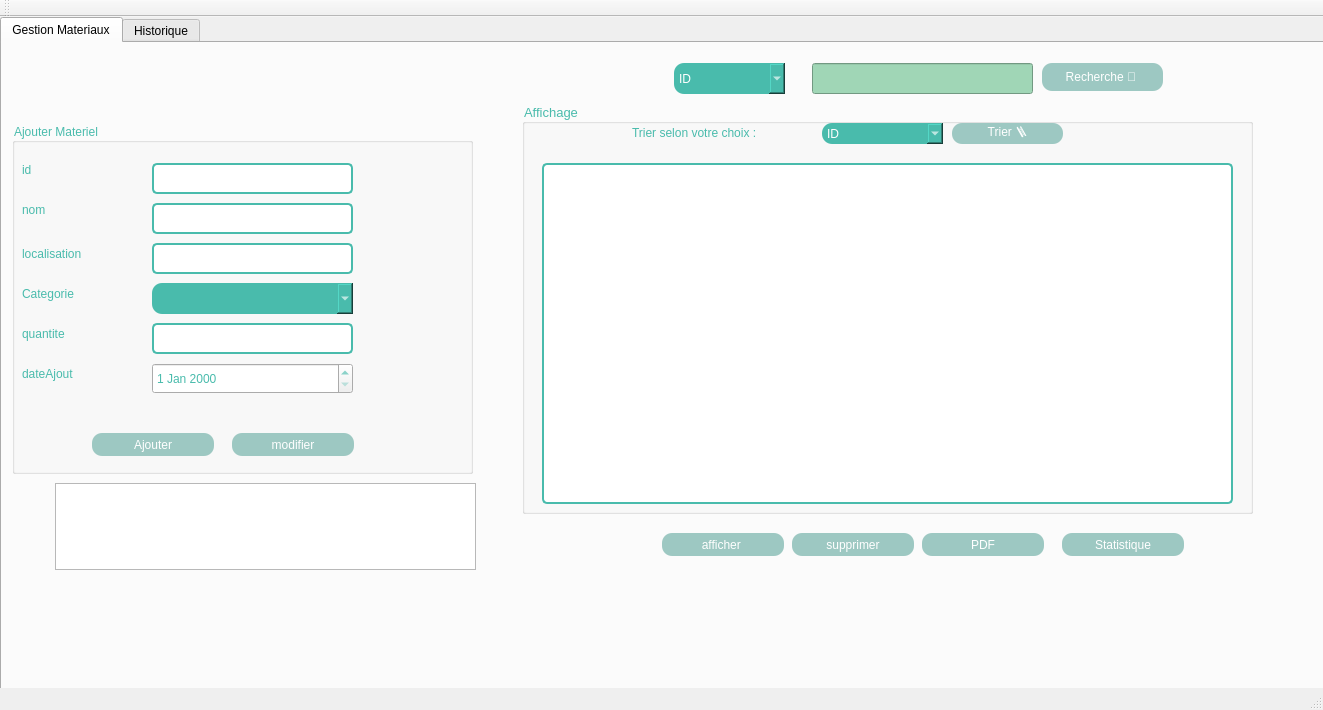
<?xml version="1.0" encoding="UTF-8"?>
<ui version="4.0">
 <class>MainWindow</class>
 <widget class="QMainWindow" name="MainWindow">
  <property name="geometry">
   <rect>
    <x>0</x>
    <y>0</y>
    <width>1323</width>
    <height>710</height>
   </rect>
  </property>
  <property name="windowTitle">
   <string>Gestion des Clients</string>
  </property>
  <property name="styleSheet">
   <string notr="true">MainWindow{
background-color: rgb(189, 189, 189);
}</string>
  </property>
  <widget class="QWidget" name="centralWidget">
   <widget class="QLabel" name="label_44">
    <property name="geometry">
     <rect>
      <x>-10</x>
      <y>0</y>
      <width>1331</width>
      <height>651</height>
     </rect>
    </property>
    <property name="text">
     <string/>
    </property>
    <property name="pixmap">
     <pixmap>../../../../432900212_289928807330898_532122955177928870_n.png</pixmap>
    </property>
    <property name="scaledContents">
     <bool>true</bool>
    </property>
   </widget>
   <widget class="QTabWidget" name="tabWidget">
    <property name="geometry">
     <rect>
      <x>0</x>
      <y>0</y>
      <width>1371</width>
      <height>821</height>
     </rect>
    </property>
    <property name="currentIndex">
     <number>0</number>
    </property>
    <widget class="QWidget" name="tab">
     <attribute name="title">
      <string>Gestion Materiaux</string>
     </attribute>
     <widget class="QPushButton" name="PDF">
      <property name="geometry">
       <rect>
        <x>920</x>
        <y>490</y>
        <width>122</width>
        <height>23</height>
       </rect>
      </property>
      <property name="styleSheet">
       <string notr="true">
QPushButton
{
border:none;
color:white;
background-color:#9dc8c2;
	
	font: 75 11pt &quot;Arial&quot;;
border-radius:10px;

}
QPushButton:Hover
{
background-color:gray;
border_radius:30px;
border-botom:2px solid gray
}
QPushButton:pressed
{
background-color:#8A8A8A;
}

</string>
      </property>
      <property name="text">
       <string>PDF</string>
      </property>
     </widget>
     <widget class="QPushButton" name="statistique">
      <property name="geometry">
       <rect>
        <x>1060</x>
        <y>490</y>
        <width>122</width>
        <height>23</height>
       </rect>
      </property>
      <property name="styleSheet">
       <string notr="true">
QPushButton
{
border:none;
color:white;
background-color:#9dc8c2;
	
	font: 75 11pt &quot;Arial&quot;;
border-radius:10px;

}
QPushButton:Hover
{
background-color:gray;
border_radius:30px;
border-botom:2px solid gray
}
QPushButton:pressed
{
background-color:#8A8A8A;
}

</string>
      </property>
      <property name="text">
       <string>Statistique</string>
      </property>
     </widget>
     <widget class="QGroupBox" name="ajouter_p">
      <property name="geometry">
       <rect>
        <x>520</x>
        <y>60</y>
        <width>731</width>
        <height>411</height>
       </rect>
      </property>
      <property name="font">
       <font>
        <family>MS Shell Dlg 2</family>
        <pointsize>10</pointsize>
        <weight>9</weight>
        <italic>false</italic>
        <bold>false</bold>
       </font>
      </property>
      <property name="styleSheet">
       <string notr="true">
color: rgb(73, 187, 172);
font: 75 10pt &quot;MS Shell Dlg 2&quot;;</string>
      </property>
      <property name="title">
       <string>Affichage</string>
      </property>
      <widget class="QTableView" name="tableView">
       <property name="geometry">
        <rect>
         <x>20</x>
         <y>60</y>
         <width>691</width>
         <height>341</height>
        </rect>
       </property>
       <property name="styleSheet">
        <string notr="true">          QTableView {
                border: 2px solid #49BBAC;
                border-radius: 5px;
                background-color: #FFFFFF;
                font: 10pt &quot;Arial&quot;;
                color: black;
                selection-background-color: #49BBAC;
            }

            QTableView:focus {
                border-color: #9dc8c2;
            }

            QTableView:hover {
                border-color: #9dc8c2;
            }

            QTableView::disabled {
                background-color: #F0F0F0;
                color: #A9A9A9;
            }</string>
       </property>
       <property name="editTriggers">
        <set>QAbstractItemView::AnyKeyPressed|QAbstractItemView::DoubleClicked|QAbstractItemView::EditKeyPressed|QAbstractItemView::SelectedClicked</set>
       </property>
       <property name="selectionMode">
        <enum>QAbstractItemView::MultiSelection</enum>
       </property>
      </widget>
      <widget class="QLabel" name="label_43">
       <property name="geometry">
        <rect>
         <x>110</x>
         <y>20</y>
         <width>181</width>
         <height>20</height>
        </rect>
       </property>
       <property name="text">
        <string>Trier selon votre choix :</string>
       </property>
      </widget>
      <widget class="QComboBox" name="comboBox_trier_2">
       <property name="geometry">
        <rect>
         <x>300</x>
         <y>20</y>
         <width>121</width>
         <height>21</height>
        </rect>
       </property>
       <property name="styleSheet">
        <string notr="true">color: rgb(255, 255, 255);
background-color: rgb(73, 187, 172);
    border-style: outset;
    border-width: 0px;
    border-radius: 10px;
 
font: 75 10pt &quot;MS Shell Dlg 2&quot;;</string>
       </property>
       <item>
        <property name="text">
         <string>ID</string>
        </property>
       </item>
       <item>
        <property name="text">
         <string>QUANTITE</string>
        </property>
       </item>
       <item>
        <property name="text">
         <string>CATEGORIE</string>
        </property>
       </item>
      </widget>
      <widget class="QPushButton" name="pushButton_tir_2">
       <property name="geometry">
        <rect>
         <x>430</x>
         <y>20</y>
         <width>111</width>
         <height>21</height>
        </rect>
       </property>
       <property name="styleSheet">
        <string notr="true">
QPushButton
{
border:none;
color:white;
background-color:#9dc8c2;
	
	font: 75 11pt &quot;Arial&quot;;
border-radius:10px;

}
QPushButton:Hover
{
background-color:gray;
border_radius:30px;
border-botom:2px solid gray
}
QPushButton:pressed
{
background-color:#8A8A8A;
}

</string>
       </property>
       <property name="text">
        <string>Trier 🪜</string>
       </property>
      </widget>
     </widget>
     <widget class="QComboBox" name="comboBox_rech_2">
      <property name="geometry">
       <rect>
        <x>672</x>
        <y>20</y>
        <width>111</width>
        <height>31</height>
       </rect>
      </property>
      <property name="styleSheet">
       <string notr="true">color: rgb(255, 255, 255);
background-color: rgb(73, 187, 172);
    border-style: outset;
    border-width: 0px;
    border-radius: 10px;
 
font: 75 10pt &quot;MS Shell Dlg 2&quot;;</string>
      </property>
      <item>
       <property name="text">
        <string>ID</string>
       </property>
      </item>
      <item>
       <property name="text">
        <string>NOM</string>
       </property>
      </item>
      <item>
       <property name="text">
        <string>CATEGORIE</string>
       </property>
      </item>
     </widget>
     <widget class="QLabel" name="label_42">
      <property name="geometry">
       <rect>
        <x>750</x>
        <y>-20</y>
        <width>101</width>
        <height>16</height>
       </rect>
      </property>
      <property name="text">
       <string>Recherche par :</string>
      </property>
     </widget>
     <widget class="QGroupBox" name="groupBox">
      <property name="geometry">
       <rect>
        <x>10</x>
        <y>80</y>
        <width>461</width>
        <height>351</height>
       </rect>
      </property>
      <property name="styleSheet">
       <string notr="true">
color: rgb(73, 187, 172);
font: 75 10pt &quot;MS Shell Dlg 2&quot;;</string>
      </property>
      <property name="title">
       <string>Ajouter Materiel</string>
      </property>
      <widget class="QLabel" name="label">
       <property name="geometry">
        <rect>
         <x>10</x>
         <y>40</y>
         <width>47</width>
         <height>13</height>
        </rect>
       </property>
       <property name="styleSheet">
        <string notr="true">
color: rgb(73, 187, 172);
font: 75 10pt &quot;MS Shell Dlg 2&quot;;</string>
       </property>
       <property name="text">
        <string>id</string>
       </property>
      </widget>
      <widget class="QLabel" name="label_2">
       <property name="geometry">
        <rect>
         <x>10</x>
         <y>80</y>
         <width>47</width>
         <height>13</height>
        </rect>
       </property>
       <property name="styleSheet">
        <string notr="true">
color: rgb(73, 187, 172);
font: 75 10pt &quot;MS Shell Dlg 2&quot;;</string>
       </property>
       <property name="text">
        <string>nom</string>
       </property>
      </widget>
      <widget class="QLineEdit" name="le_id">
       <property name="geometry">
        <rect>
         <x>140</x>
         <y>40</y>
         <width>201</width>
         <height>31</height>
        </rect>
       </property>
       <property name="styleSheet">
        <string notr="true">QLineEdit {
    border: 2px solid #49BBAC;
    border-radius: 5px;
    padding: 5px;
    background-color: #FFFFFF;
    selection-background-color: #49BBAC;
    font: 8pt &quot;Arial&quot;;
    color: black;
}

QLineEdit:focus {
    border-color: #9dc8c2; /* Border color when the line edit has focus */
}

QLineEdit:hover {
    border-color: #9dc8c2; /* Border color on hover */
}

QLineEdit::disabled {
    background-color: #F0F0F0; /* Background color when disabled */
    color: #A9A9A9; /* Text color when disabled */
}</string>
       </property>
      </widget>
      <widget class="QLineEdit" name="le_nom">
       <property name="geometry">
        <rect>
         <x>140</x>
         <y>80</y>
         <width>201</width>
         <height>31</height>
        </rect>
       </property>
       <property name="styleSheet">
        <string notr="true">QLineEdit {
    border: 2px solid #49BBAC;
    border-radius: 5px;
    padding: 5px;
    background-color: #FFFFFF;
    selection-background-color: #49BBAC;
    font: 8pt &quot;Arial&quot;;
    color: black;
}

QLineEdit:focus {
    border-color: #9dc8c2; /* Border color when the line edit has focus */
}

QLineEdit:hover {
    border-color: #9dc8c2; /* Border color on hover */
}

QLineEdit::disabled {
    background-color: #F0F0F0; /* Background color when disabled */
    color: #A9A9A9; /* Text color when disabled */
}</string>
       </property>
      </widget>
      <widget class="QLineEdit" name="le_quantite">
       <property name="geometry">
        <rect>
         <x>140</x>
         <y>200</y>
         <width>201</width>
         <height>31</height>
        </rect>
       </property>
       <property name="styleSheet">
        <string notr="true">QLineEdit {
    border: 2px solid #49BBAC;
    border-radius: 5px;
    padding: 5px;
    background-color: #FFFFFF;
    selection-background-color: #49BBAC;
    font: 8pt &quot;Arial&quot;;
    color: black;
}

QLineEdit:focus {
    border-color: #9dc8c2; /* Border color when the line edit has focus */
}

QLineEdit:hover {
    border-color: #9dc8c2; /* Border color on hover */
}

QLineEdit::disabled {
    background-color: #F0F0F0; /* Background color when disabled */
    color: #A9A9A9; /* Text color when disabled */
}</string>
       </property>
      </widget>
      <widget class="QLabel" name="vvv">
       <property name="geometry">
        <rect>
         <x>10</x>
         <y>200</y>
         <width>61</width>
         <height>21</height>
        </rect>
       </property>
       <property name="styleSheet">
        <string notr="true">
color: rgb(73, 187, 172);
font: 75 10pt &quot;MS Shell Dlg 2&quot;;</string>
       </property>
       <property name="text">
        <string>quantite</string>
       </property>
      </widget>
      <widget class="QLabel" name="label_5">
       <property name="geometry">
        <rect>
         <x>10</x>
         <y>240</y>
         <width>91</width>
         <height>21</height>
        </rect>
       </property>
       <property name="styleSheet">
        <string notr="true">
color: rgb(73, 187, 172);
font: 75 10pt &quot;MS Shell Dlg 2&quot;;</string>
       </property>
       <property name="text">
        <string>dateAjout</string>
       </property>
      </widget>
      <widget class="QLineEdit" name="le_localisation">
       <property name="geometry">
        <rect>
         <x>140</x>
         <y>120</y>
         <width>201</width>
         <height>31</height>
        </rect>
       </property>
       <property name="styleSheet">
        <string notr="true">QLineEdit {
    border: 2px solid #49BBAC;
    border-radius: 5px;
    padding: 5px;
    background-color: #FFFFFF;
    selection-background-color: #49BBAC;
    font: 8pt &quot;Arial&quot;;
    color: black;
}

QLineEdit:focus {
    border-color: #9dc8c2; /* Border color when the line edit has focus */
}

QLineEdit:hover {
    border-color: #9dc8c2; /* Border color on hover */
}

QLineEdit::disabled {
    background-color: #F0F0F0; /* Background color when disabled */
    color: #A9A9A9; /* Text color when disabled */
}</string>
       </property>
      </widget>
      <widget class="QLabel" name="label_6">
       <property name="geometry">
        <rect>
         <x>10</x>
         <y>120</y>
         <width>91</width>
         <height>21</height>
        </rect>
       </property>
       <property name="styleSheet">
        <string notr="true">
color: rgb(73, 187, 172);
font: 75 10pt &quot;MS Shell Dlg 2&quot;;</string>
       </property>
       <property name="text">
        <string>localisation</string>
       </property>
      </widget>
      <widget class="QDateEdit" name="le_dateAjouter">
       <property name="geometry">
        <rect>
         <x>140</x>
         <y>240</y>
         <width>201</width>
         <height>31</height>
        </rect>
       </property>
       <property name="styleSheet">
        <string notr="true">QLineEdit {
    border: 2px solid #49BBAC;
    border-radius: 5px;
    padding: 5px;
    background-color: #FFFFFF;
    selection-background-color: #49BBAC;
    font: 8pt &quot;Arial&quot;;
    color: black;
}

QLineEdit:focus {
    border-color: #9dc8c2; /* Border color when the line edit has focus */
}

QLineEdit:hover {
    border-color: #9dc8c2; /* Border color on hover */
}

QLineEdit::disabled {
    background-color: #F0F0F0; /* Background color when disabled */
    color: #A9A9A9; /* Text color when disabled */
}</string>
       </property>
      </widget>
      <widget class="QPushButton" name="ajouter">
       <property name="geometry">
        <rect>
         <x>80</x>
         <y>310</y>
         <width>122</width>
         <height>23</height>
        </rect>
       </property>
       <property name="styleSheet">
        <string notr="true">
QPushButton
{
border:none;
color:white;
background-color:#9dc8c2;
	
	font: 75 11pt &quot;Arial&quot;;
border-radius:10px;

}
QPushButton:Hover
{
background-color:gray;
border_radius:30px;
border-botom:2px solid gray
}
QPushButton:pressed
{
background-color:#8A8A8A;
}

</string>
       </property>
       <property name="text">
        <string>Ajouter</string>
       </property>
      </widget>
      <widget class="QComboBox" name="le_categorie">
       <property name="geometry">
        <rect>
         <x>140</x>
         <y>160</y>
         <width>201</width>
         <height>31</height>
        </rect>
       </property>
       <property name="styleSheet">
        <string notr="true">color: rgb(255, 255, 255);
background-color: rgb(73, 187, 172);
    border-style: outset;
    border-width: 0px;
    border-radius: 10px;
 
font: 75 10pt &quot;MS Shell Dlg 2&quot;;</string>
       </property>
       <item>
        <property name="text">
         <string/>
        </property>
       </item>
       <item>
        <property name="text">
         <string>k</string>
        </property>
       </item>
       <item>
        <property name="text">
         <string>e</string>
        </property>
       </item>
       <item>
        <property name="text">
         <string>n</string>
        </property>
       </item>
      </widget>
      <widget class="QLabel" name="label_7">
       <property name="geometry">
        <rect>
         <x>10</x>
         <y>160</y>
         <width>71</width>
         <height>21</height>
        </rect>
       </property>
       <property name="styleSheet">
        <string notr="true">
color: rgb(73, 187, 172);
font: 75 10pt &quot;MS Shell Dlg 2&quot;;</string>
       </property>
       <property name="text">
        <string>Categorie</string>
       </property>
      </widget>
      <widget class="QPushButton" name="modifier">
       <property name="geometry">
        <rect>
         <x>220</x>
         <y>310</y>
         <width>122</width>
         <height>23</height>
        </rect>
       </property>
       <property name="styleSheet">
        <string notr="true">
QPushButton
{
border:none;
color:white;
background-color:#9dc8c2;
	
	font: 75 11pt &quot;Arial&quot;;
border-radius:10px;

}
QPushButton:Hover
{
background-color:gray;
border_radius:30px;
border-botom:2px solid gray
}
QPushButton:pressed
{
background-color:#8A8A8A;
}

</string>
       </property>
       <property name="text">
        <string>modifier</string>
       </property>
      </widget>
     </widget>
     <widget class="QPushButton" name="pushButton_4">
      <property name="geometry">
       <rect>
        <x>660</x>
        <y>490</y>
        <width>122</width>
        <height>23</height>
       </rect>
      </property>
      <property name="styleSheet">
       <string notr="true">
QPushButton
{
border:none;
color:white;
background-color:#9dc8c2;
	
	font: 75 11pt &quot;Arial&quot;;
border-radius:10px;

}
QPushButton:Hover
{
background-color:gray;
border_radius:30px;
border-botom:2px solid gray
}
QPushButton:pressed
{
background-color:#8A8A8A;
}

</string>
      </property>
      <property name="text">
       <string>afficher </string>
      </property>
     </widget>
     <widget class="QLineEdit" name="lineEdit_rech_2">
      <property name="geometry">
       <rect>
        <x>810</x>
        <y>20</y>
        <width>221</width>
        <height>31</height>
       </rect>
      </property>
      <property name="styleSheet">
       <string notr="true">background-color: rgb(160, 214, 182);</string>
      </property>
      <property name="readOnly">
       <bool>false</bool>
      </property>
     </widget>
     <widget class="QPushButton" name="supprimer">
      <property name="geometry">
       <rect>
        <x>790</x>
        <y>490</y>
        <width>122</width>
        <height>23</height>
       </rect>
      </property>
      <property name="styleSheet">
       <string notr="true">
QPushButton
{
border:none;
color:white;
background-color:#9dc8c2;
	
	font: 75 11pt &quot;Arial&quot;;
border-radius:10px;

}
QPushButton:Hover
{
background-color:gray;
border_radius:30px;
border-botom:2px solid gray
}
QPushButton:pressed
{
background-color:#8A8A8A;
}

</string>
      </property>
      <property name="text">
       <string>supprimer</string>
      </property>
     </widget>
     <widget class="QPushButton" name="pushButton_recherchepar_2">
      <property name="geometry">
       <rect>
        <x>1040</x>
        <y>20</y>
        <width>121</width>
        <height>28</height>
       </rect>
      </property>
      <property name="styleSheet">
       <string notr="true">
QPushButton
{
border:none;
color:white;
background-color:#9dc8c2;
	
	font: 75 11pt &quot;Arial&quot;;
border-radius:10px;

}
QPushButton:Hover
{
background-color:gray;
border_radius:30px;
border-botom:2px solid gray
}
QPushButton:pressed
{
background-color:#8A8A8A;
}

</string>
      </property>
      <property name="text">
       <string>Recherche 🔎 </string>
      </property>
     </widget>
     <widget class="QLabel" name="label_3">
      <property name="geometry">
       <rect>
        <x>-10</x>
        <y>0</y>
        <width>1341</width>
        <height>681</height>
       </rect>
      </property>
      <property name="text">
       <string/>
      </property>
      <property name="pixmap">
       <pixmap>:/new/prefix1/img/bg.png</pixmap>
      </property>
      <property name="scaledContents">
       <bool>true</bool>
      </property>
     </widget>
     <widget class="QTextEdit" name="notificationTextEdit">
      <property name="geometry">
       <rect>
        <x>53</x>
        <y>440</y>
        <width>421</width>
        <height>87</height>
       </rect>
      </property>
     </widget>
     <zorder>label_3</zorder>
     <zorder>PDF</zorder>
     <zorder>statistique</zorder>
     <zorder>ajouter_p</zorder>
     <zorder>comboBox_rech_2</zorder>
     <zorder>label_42</zorder>
     <zorder>groupBox</zorder>
     <zorder>pushButton_4</zorder>
     <zorder>lineEdit_rech_2</zorder>
     <zorder>supprimer</zorder>
     <zorder>pushButton_recherchepar_2</zorder>
     <zorder>notificationTextEdit</zorder>
    </widget>
    <widget class="QWidget" name="tab_2">
     <attribute name="title">
      <string>Historique</string>
     </attribute>
     <widget class="QGroupBox" name="groupBox_9">
      <property name="geometry">
       <rect>
        <x>110</x>
        <y>80</y>
        <width>611</width>
        <height>501</height>
       </rect>
      </property>
      <property name="styleSheet">
       <string notr="true">          QTableView {
                border: 2px solid #49BBAC;
                border-radius: 5px;
                background-color: #FFFFFF;
                font: 10pt &quot;Arial&quot;;
                color: black;
                selection-background-color: #49BBAC;
            }

            QTableView:focus {
                border-color: #9dc8c2;
            }

            QTableView:hover {
                border-color: #9dc8c2;
            }

            QTableView::disabled {
                background-color: #F0F0F0;
                color: #A9A9A9;
            }</string>
      </property>
      <property name="title">
       <string>Ajouter Salle</string>
      </property>
      <widget class="QPushButton" name="historique">
       <property name="geometry">
        <rect>
         <x>0</x>
         <y>0</y>
         <width>211</width>
         <height>31</height>
        </rect>
       </property>
       <property name="font">
        <font>
         <family>Arial</family>
         <pointsize>11</pointsize>
         <weight>9</weight>
         <italic>false</italic>
         <bold>false</bold>
        </font>
       </property>
       <property name="styleSheet">
        <string notr="true">
QPushButton
{
border:none;
color:white;
background-color:#9dc8c2;
	
	font: 75 11pt &quot;Arial&quot;;
border-radius:10px;

}
QPushButton:Hover
{
background-color:gray;
border_radius:30px;
border-botom:2px solid gray
}
QPushButton:pressed
{
background-color:#8A8A8A;
}

</string>
       </property>
       <property name="text">
        <string>Notre historique</string>
       </property>
      </widget>
      <widget class="QTextBrowser" name="histo">
       <property name="geometry">
        <rect>
         <x>30</x>
         <y>60</y>
         <width>551</width>
         <height>401</height>
        </rect>
       </property>
       <property name="styleSheet">
        <string notr="true">          QTableView {
                border: 2px solid #49BBAC;
                border-radius: 5px;
                background-color: #FFFFFF;
                font: 10pt &quot;Arial&quot;;
                color: black;
                selection-background-color: #49BBAC;
            }

            QTableView:focus {
                border-color: #9dc8c2;
            }

            QTableView:hover {
                border-color: #9dc8c2;
            }

            QTableView::disabled {
                background-color: #F0F0F0;
                color: #A9A9A9;
            }</string>
       </property>
      </widget>
     </widget>
     <widget class="QLabel" name="label_4">
      <property name="geometry">
       <rect>
        <x>0</x>
        <y>0</y>
        <width>1341</width>
        <height>681</height>
       </rect>
      </property>
      <property name="text">
       <string/>
      </property>
      <property name="pixmap">
       <pixmap>:/new/prefix1/img/bg.png</pixmap>
      </property>
      <property name="scaledContents">
       <bool>true</bool>
      </property>
     </widget>
     <zorder>label_4</zorder>
     <zorder>groupBox_9</zorder>
    </widget>
   </widget>
  </widget>
  <widget class="QMenuBar" name="menuBar">
   <property name="geometry">
    <rect>
     <x>0</x>
     <y>0</y>
     <width>1323</width>
     <height>26</height>
    </rect>
   </property>
  </widget>
  <widget class="QToolBar" name="mainToolBar">
   <attribute name="toolBarArea">
    <enum>TopToolBarArea</enum>
   </attribute>
   <attribute name="toolBarBreak">
    <bool>false</bool>
   </attribute>
  </widget>
  <widget class="QStatusBar" name="statusBar"/>
 </widget>
 <layoutdefault spacing="6" margin="11"/>
 <resources/>
 <connections/>
</ui>
